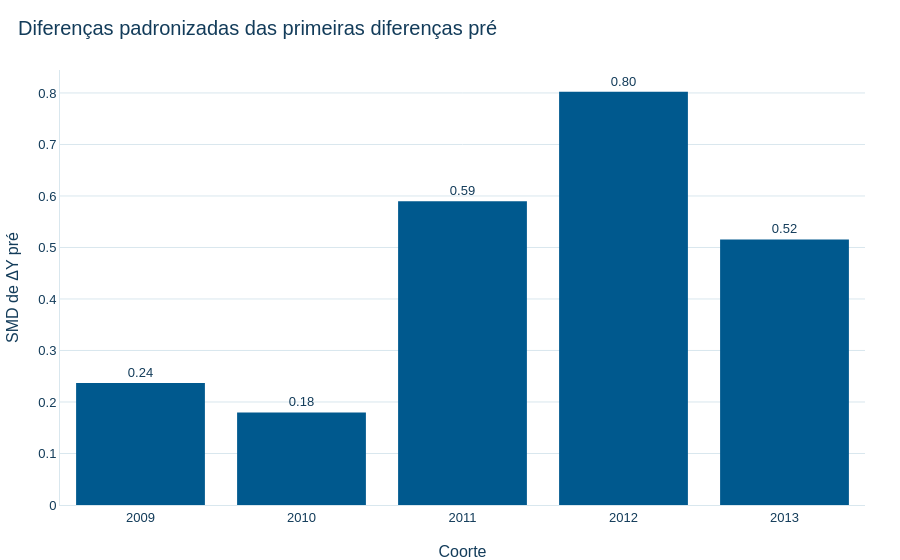

This figure's notebook cell:
### Markdown cell above
## 5. Pré-tendência em primeiras diferenças

### Code cell
primeiras_diferencas = d18.resumir_primeiras_diferencas(amostra)
primeiras_diferencas.to_csv(OUT_DIAG / 'D18_primeiras_diferencas.csv', index=False, encoding='utf-8-sig')
mostrar(primeiras_diferencas, 10)
fig = px.bar(primeiras_diferencas, x='coorte_g', y='smd_primeiras_diferencas', text='smd_primeiras_diferencas', color_discrete_sequence=[CORES_IPT['AZUL_PRINCIPAL']], labels={'coorte_g': 'Coorte', 'smd_primeiras_diferencas': 'SMD de ΔY pré'}, title='Diferenças padronizadas das primeiras diferenças pré')
fig.update_traces(texttemplate='%{text:.2f}', textposition='outside')
salvar_figura(fig, 'd18_04_primeiras_diferencas')
fig.show()

### Figure 1 — Plotly figure (JSON) as saved in the notebook; plotly's stock layout.template omitted (floating-point values rounded to 4 significant figures)
{"data": [{"hovertemplate": "Coorte=%{x}<br>SMD de ΔY pré=%{text}<extra></extra>", "legendgroup": "", "marker": {"color": "#00598E", "pattern": {"shape": ""}}, "name": "", "orientation": "v", "showlegend": false, "text": [0.237, 0.1798, 0.5895, 0.8024, 0.5157], "textposition": "outside", "texttemplate": "%{text:.2f}", "type": "bar", "x": [2009, 2010, 2011, 2012, 2013], "xaxis": "x", "y": [0.237, 0.1798, 0.5895, 0.8024, 0.5157], "yaxis": "y"}], "layout": {"barmode": "relative", "font": {"color": "#133C5A", "family": "Arial", "size": 13}, "legend": {"tracegroupgap": 0}, "paper_bgcolor": "#FFFFFF", "plot_bgcolor": "#FFFFFF", "title": {"text": "Diferenças padronizadas das primeiras diferenças pré"}, "xaxis": {"anchor": "y", "domain": [0.0, 1.0], "title": {"text": "Coorte"}}, "yaxis": {"anchor": "x", "domain": [0.0, 1.0], "title": {"text": "SMD de ΔY pré"}}}}
